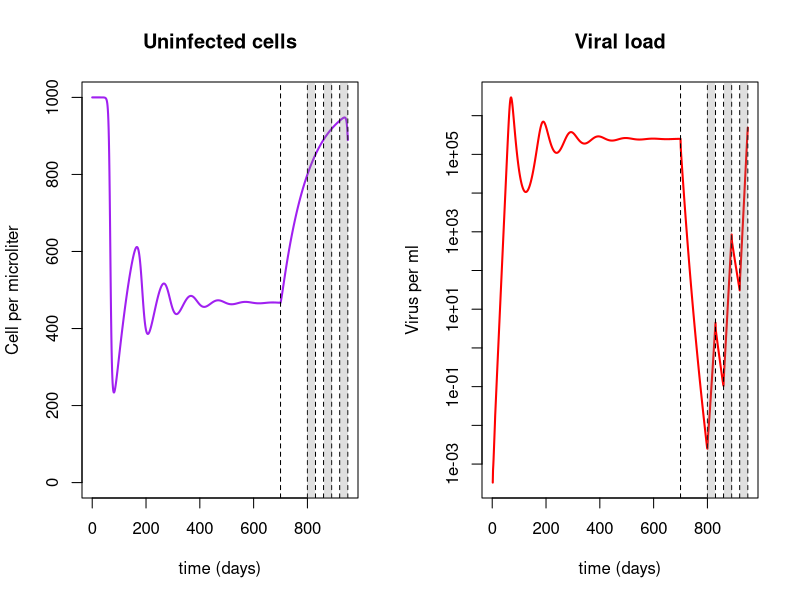

R code for this plot:

rm(list=ls()) #this clears the workspace to make sure no leftover variables are floating around. Not strictly needed
dev.off()
graphics.off(); #close all graphics windows
library(deSolve)
require(deSolve)  #loads ODE solver package

#Differential equations for uninfected cells, infected cells and virus
#FOr time t=0 to t=600  and after t=750 there is no treatment 

odeequations=function(t,y,parms) 
{ 
  U=y[1]; #uninfected cells
  I=y[2]; #infected cells
  VI=y[3]; #infectious virus
  VNI=y[4]; #Noninfectious virus

  if (t<treat.init | (800<t & t<830) | (860<t & t<890) | (920<t & t<950)){
    dUdt=lambda-d*U-(1-eRTI1)*b*VI*U;
    dIdt=(1-eRTI1)*b*VI*U-delta*I;
    dVIdt=(1-ePI1)*p*I-c*VI;
    dVNIdt=ePI1*p*I-c*VNI;
  }
  else {
    dUdt=lambda-d*U-(1-eRTI2)*b*VI*U;
    dIdt=(1-eRTI2)*b*VI*U-delta*I;
    dVIdt=(1-ePI2)*p*I-c*VI;
    dVNIdt=ePI2*p*I-c*VNI;
  }
  
 
  return(list(c(dUdt,dIdt,dVIdt,dVNIdt)));
  
  
} #end function specifying the ODEs



#############
#main program
#############
tmax=950;              
timevec=seq(0,tmax,1); #vector of times
treat.init=700
treat.int=850

#values for model parameters,
lambda=10;#unit: [/mm3 day]
d=0.01;#unit: [/day]
b=4.57e-5;#unit: [mm3/day]
delta=0.4;#unit: [/day]
p=45;#unit: [/cell day]
c=2.4;#unit: [/day]
eRTI1=0; #Reverse Transcriptise Inhibitor efficacy when patient is not getting treatment
ePI1=0; #Protease Inhibitor efficacy when patient is not getting treatment
eRTI2=0.4; #Reverse Transcriptise Inhibitor efficacy when patient is getting treatment
ePI2=0.4; #Protease Inhibitor efficacy when patient is getting treatment

#Initial condition 
U=1e3; #initial number of uninfected cells  
VI=1e-6;#initial number for free infectious virus V
VNI=0; #initial number for free noninfectious virus v
I=0; #initial number of infected cells 
Y0=c(U, I, VI, VNI);  #combine initial conditions into a vector 


  odeoutput1 = lsoda(Y0,timevec,odeequations,parms="",atol=1e-5)



layout(matrix(c(1,2),ncol=2, byrow=T))

#plot results


#ymin=1e-5; ymax=max(odeoutput3[,4]);

#Plot uninfected cells with its upper and lower bounds
plot(odeoutput1[,1],odeoutput1[,2],type="l",xlab="time (days)",ylab="Cell per microliter",main="Uninfected cells", col="purple",lwd=2,xlim=c(0,tmax),ylim=c(0,1e3))

#lines(odeoutput2[,2],lty=2,col="purple")
#lines(odeoutput3[,2],lty=3,col="purple")
abline(v=treat.init,lty=c(2))
abline(v=seq(800,tmax,30),lty=c(2))


rect(800,-100,830,1200,col = rgb(0.5,0.5,0.5,1/4),border=NA)
rect(860,-100,890,1200,col = rgb(0.5,0.5,0.5,1/4),border=NA)
rect(920,-100,950,1200,col = rgb(0.5,0.5,0.5,1/4),border=NA)


#Plot infected T cell with its upper and lower bounds
#plot(odeoutput1[,1],odeoutput1[,3],type="l",xlab="time (days)",ylab="Cell per ml",main="Infected cells",col="blue",lwd=2,xlim=c(0,tmax),log="y")
#lines(odeoutput2[,3],lty=2,col="blue")
#lines(odeoutput3[,3],lty=3,col="blue")
#abline(v=seq(treat.init,tmax,100),lty=2)



#Plot viral load with its upper and lower bounds
plot(odeoutput1[,1],odeoutput1[,4]*1000,type="l",xlab="time (days)",ylab="Virus per ml",main="Viral load",col="red",lwd=2,xlim=c(0,tmax),log="y")
#lines(odeoutput2[,4],lty=2,col="red")
#lines(odeoutput3[,4],lty=3,col="red")
abline(v=treat.init,lty=c(2))
abline(v=seq(800,tmax,30),lty=c(2))

rect(800,1e-20,830,1e8,col = rgb(0.5,0.5,0.5,1/4),border=NA)
rect(860,1e-20,890,1e8,col = rgb(0.5,0.5,0.5,1/4),border=NA)
rect(920,1e-20,950,1e8,col = rgb(0.5,0.5,0.5,1/4),border=NA)

#par(mar=c(0, 0, 0, 0))
#plot.new()

#legend("center", 'groups',inset=0.05,cex=0.8,xpd = TRUE, title="Sensitivity analysis for the CD4+ T cells birth rate (Lambda)",
#    c("Lambda=5.6","Lambda=10","Lambda=36"), lty=c(2,1,3), horiz=TRUE)
